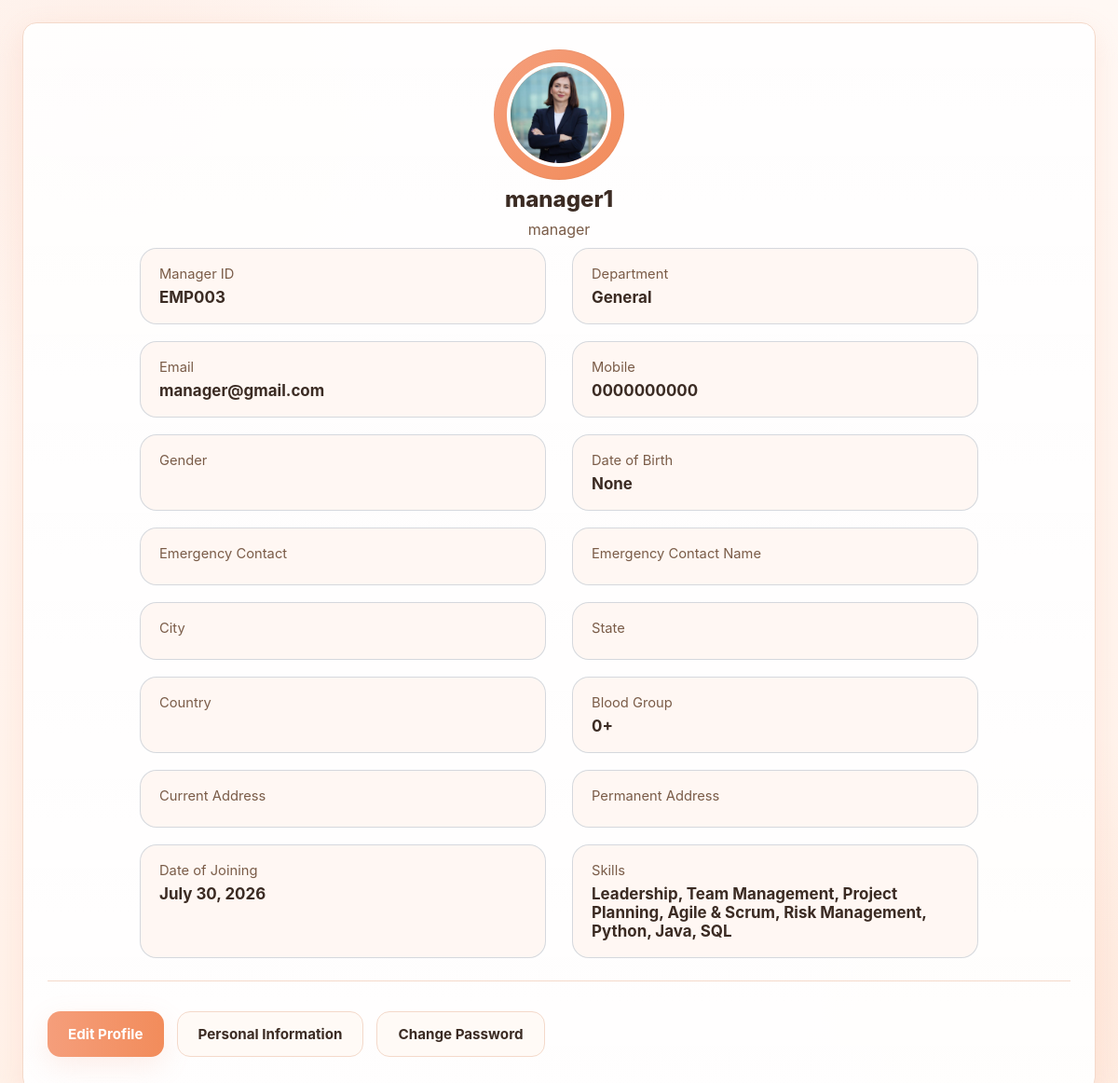
Before: /manager/profile/ (signed in) with the older database file.
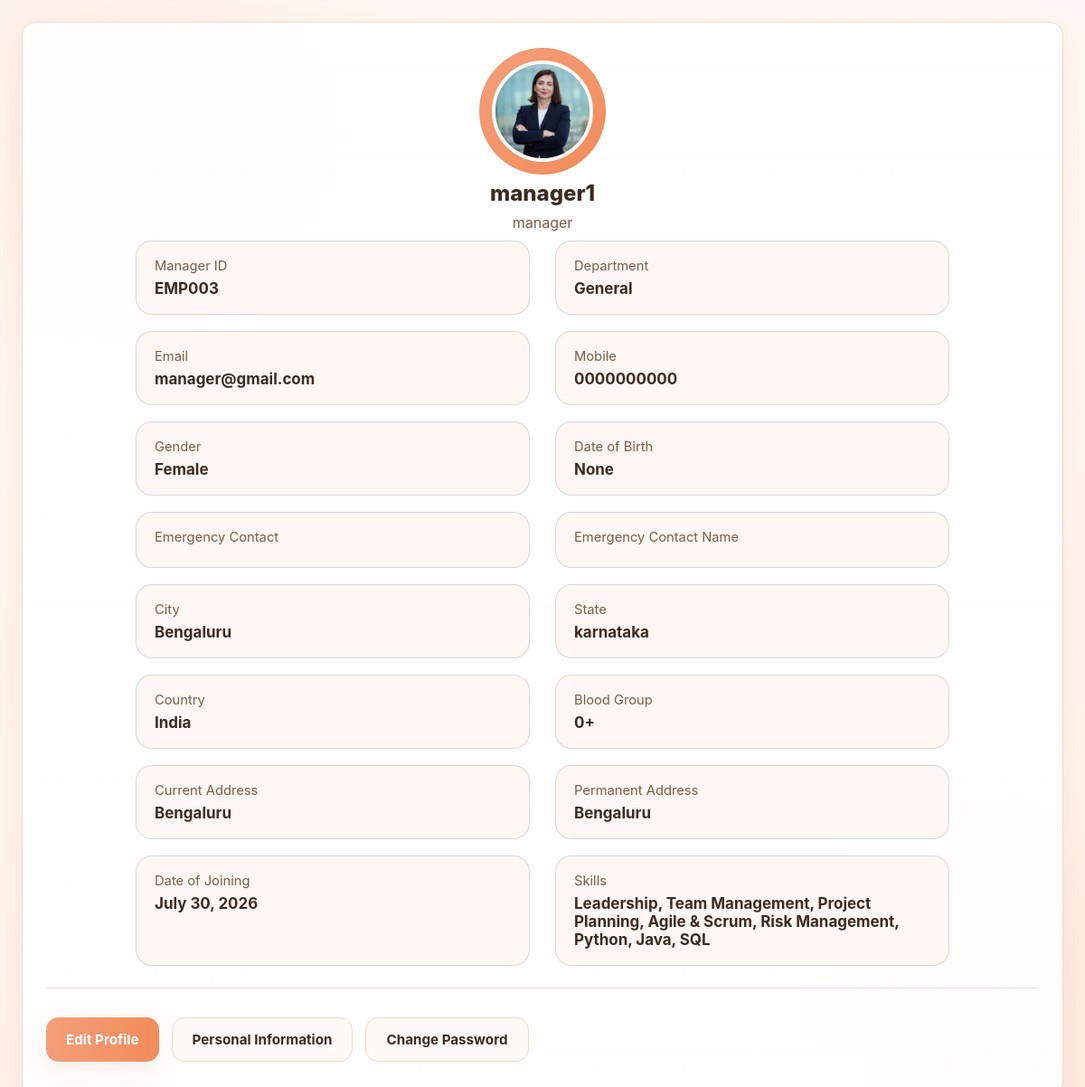
After: the same page with the newer database file.
### employees/models.py (models this page shows, shortened)
class Employee(models.Model):
    ROLE_CHOICES = [
        ("Admin", "Admin"),
        ("Manager", "Manager"),
        ("HR", "HR"),
        ("Team Lead", "Team Lead"),
        ("Employee", "Employee"),
    ]
    GENDER_CHOICES = [
        ("Male", "Male"),
        ("Female", "Female"),
        ("Other", "Other"),
        ("Prefer not to say", "Prefer not to say"),
    ]
    EMPLOYMENT_TYPE_CHOICES = [
        ("Full-Time", "Full-Time"),
        ("Part-Time", "Part-Time"),
        ("Contract", "Contract"),
        ("Intern", "Intern"),
    ]
    user = models.OneToOneField(
        User,
        on_delete=models.CASCADE
    )
    employee_id = models.CharField(
        max_length=20,
        unique=True
    )
    department = models.CharField(
        max_length=100
    )
    designation = models.CharField(
        max_length=100
    )
    role = models.CharField(
        max_length=20,
        choices=ROLE_CHOICES,
        default="Employee"
    )
    phone = models.CharField(
        max_length=15
    )
    joining_date = models.DateField()
    profile_image = models.ImageField(
        upload_to="employees/",
        blank=True,
        null=True
    )
    dob = models.DateField(
        blank=True,
        null=True
    )
    gender = models.CharField(
        max_length=30,
        choices=GENDER_CHOICES,
        blank=True
    )
    blood_group = models.CharField(
        max_length=5,
        blank=True
    )
    present_address = models.TextField(
        blank=True
    )
    permanent_address = models.TextField(
        blank=True
    )
    city = models.CharField(
        max_length=100,
        blank=True
    )
    state = models.CharField(
        max_length=100,
        blank=True
    )
    country = models.CharField(
        max_length=100,
        blank=True
    )
    emergency_contact_name = models.CharField(
        max_length=100,
        blank=True
    )
    emergency_contact = models.CharField(
        max_length=15,
        blank=True
    )
    reporting_manager = models.CharField(
        max_length=100,
        blank=True
    )
    team_name = models.CharField(
        max_length=100,
        blank=True
    )
    work_location = models.CharField(
        max_length=100,
        blank=True
    )
    employment_type = models.CharField(
        max_length=30,
        choices=EMPLOYMENT_TYPE_CHOICES,
        default="Full-Time"
    )
    created_at = models.DateTimeField(
        auto_now_add=True
    )
    updated_at = models.DateTimeField(
        auto_now=True
    )

### manager_profile/views.py (the view)
# urls.py: path("manager/", include("manager_profile.urls")),
@login_required(login_url="login")
def manager_profile(request):
    employee = get_object_or_404(Employee, user=request.user)
    return render(request, "manager_profile/profile.html", {"employee": employee})

### manager_profile/templates/manager_profile/profile.html (shortened to what this page needs)
{% load static %}
<!DOCTYPE html>
<html lang="en">
<head>
  <link rel="stylesheet" href="{% static 'manager_profile/css/style.css' %}" />
</head>
<body>
<div class="profile-page">
  <header class="profile-header">
    <div class="profile-image-wrap">
      {% if employee.profile_image %}
        <img class="profile-image" id="profileImage" src="{{ employee.profile_image.url }}" alt="Employee Photo" />
      {% else %}
        <img class="profile-image" id="profileImage" src="{% static 'manager_profile/images/manager.jpg' %}" alt="Employee Photo" />
      {% endif %}
    </div>
    <div class="profile-info-panel">
      <h1 class="profile-name">{{ employee.user.get_full_name }}</h1>
      <p class="profile-role">{{ employee.designation }}</p>
      <div class="profile-details-grid">
        <div><span>Manager ID</span><strong data-profile="employeeId">{{ employee.employee_id }}</strong></div>
        <div><span>Department</span><strong data-profile="department">{{ employee.department }}</strong></div>
        <div><span>Email</span><strong data-profile="email">{{ employee.user.email }}</strong></div>
        <div><span>Mobile</span><strong data-profile="mobile">{{ employee.phone }}</strong></div>
        <div><span>Gender</span><strong data-profile="gender">{{ employee.gender }}</strong></div>
        <div><span>Date of Birth</span><strong data-profile="dob">{{ employee.dob }}</strong></div>
        <div><span>Emergency Contact</span><strong data-profile="emergencyContact">{{ employee.emergency_contact }}</strong></div>
        <div><span>Emergency Contact Name</span><strong data-profile="emergencyContactName">{{ employee.emergency_contact_name }}</strong></div>
        <div><span>City</span><strong data-profile="city">{{ employee.city }}</strong></div>
        <div><span>State</span><strong data-profile="state">{{ employee.state }}</strong></div>
        <div><span>Country</span><strong data-profile="country">{{ employee.country }}</strong></div>
        <div><span>Blood Group</span><strong data-profile="bloodGroup">{{ employee.blood_group }}</strong></div>
        <div><span>Current Address</span><strong data-profile="presentAddress">{{ employee.present_address }}</strong></div>
        <div><span>Permanent Address</span><strong data-profile="permanentAddress">{{ employee.permanent_address }}</strong></div>
        <div><span>Date of Joining</span><strong data-profile="doj">{{ employee.joining_date }}</strong></div>
        <div><span>Skills</span><strong data-profile="skills">Leadership, Team Management, Project Planning, Agile &amp; Scrum, Risk Management, Python, Java, SQL</strong></div>
      </div>
    </div>
  </header>
  <section class="action-buttons">
    <a class="btn btn-primary" href="{% url 'manager_edit_profile' %}">Edit Profile</a>
    <a class="btn btn-secondary" href="{% url 'manager_personal_info' %}">Personal Information</a>
    <a class="btn btn-secondary" href="{% url 'manager_change_password' %}">Change Password</a>
  </section>
</div>
</body>
</html>

Changed rows visible on the page:
changed Employee "EMP003": gender (not shown) → "Female"; city (not shown) → "Bengaluru"; state (not shown) → "karnataka"; country (not shown) → "India"; present_address (not shown) → "Bengaluru"; permanent_address (not shown) → "Bengaluru"
